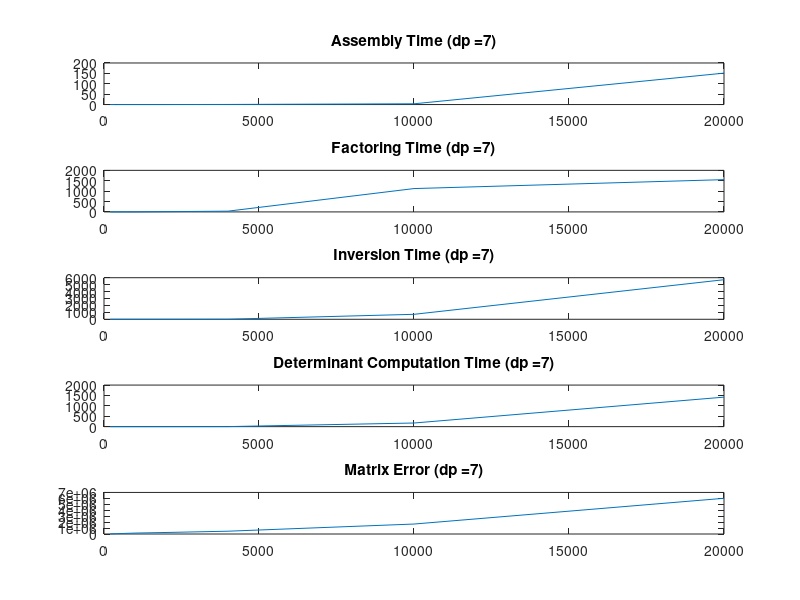
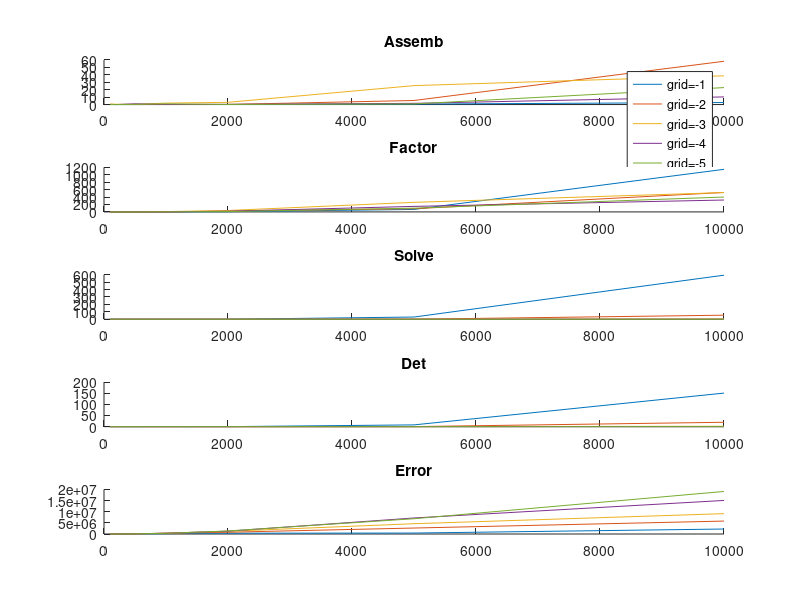

MATLAB code for these plots, in order:
% First code to be used to visualize the trends for the base "general" file
% with no grid to it.

load Data/tstore_general_d50.mat;

figure(1)
for i = 1:length(vars)
      subplot(length(vars),1,i);
      plot(n,table(:,i));
      t = strcat(vars(i),' (dp = ', num2str(length(n)),')');
      title(t);
end

% consider the trends in fraction by table-features.

load Data/gstore_ndensestages_d100.mat;

figure(2)
subplot(5,1,1)
title('Assemb')
for f_i = 1:length(table_store)
    hold on
    plot(n, table_store{f_i}.assemb)
    hold off
end
l = cellstr(num2str(grid', 'grid=-%d'));
legend(l);

subplot(5,1,2)
title('Factor')
for f_i = 1:length(table_store)
    hold on
    plot(n, table_store{f_i}.factor)
    hold off
end

subplot(5,1,3)
title('Solve')
for f_i = 1:length(table_store)
    hold on
    plot(n, table_store{f_i}.solve)
    hold off
end

subplot(5,1,4)
title('Det')
for f_i = 1:length(table_store)
    hold on
    plot(n, table_store{f_i}.det)
    hold off
end

subplot(5,1,5)
title('Error')
for f_i = 1:length(table_store)
    hold on
    plot(n, table_store{f_i}.error)
    hold off
end
